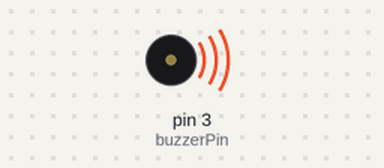
A sketch run on a simulated Arduino Uno, built with avr-gcc and run on an emulated ATmega328P. On the bench: buzzer (waves = sounding).

Above: at 0.15 s.
Timing chart, 0 to 7.1 s (numbered marks = the images above):
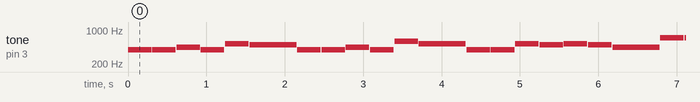

Measured:
- by itself, tone on pin 3 (buzzerPin): plays 392 Hz for 0.30 s, 392 Hz for 0.30 s, 440 Hz for 0.30 s, 392 Hz for 0.30 s, 523 Hz for 0.30 s, 494 Hz for 0.60 s … (300 notes in this stretch)

The sketch:

HappyBirthdaySong.ino
```cpp
#include "Adeept_Buzzer_For_Arduino.h"

#define G4 392
#define A4 440
#define B4 494
#define C5 523
#define D5 587
#define F5 698


int tune[] = {
  G4, G4, A4, G4, C5, B4,
  G4, G4, A4, G4, D5, C5,
  G4, G4, C5, B4, C5, B4, A4,
  F5, F5, B4, C5, D5, C5
};
float durt[] = {
  0.3, 0.3, 0.3, 0.3, 0.3, 0.6,
  0.3, 0.3, 0.3, 0.3, 0.3, 0.6,
  0.3, 0.3, 0.3, 0.3, 0.3, 0.3, 0.6,
  0.3, 0.3, 0.3, 0.3, 0.3, 0.6
};
const int buzzerPin = 3;

AdeeptBuzzer buzzer(buzzerPin);
int length = sizeof(tune) / sizeof(tune[0]);
void setup() {

}

void loop() {

  for (int i = 0; i < length; i++) {
    int duration = durt[i] * 1000;
    buzzer.playTone(tune[i], duration);
    delay(10);
  }
  delay(2000);
}
```

Adeept_Buzzer_For_Arduino.cpp
```cpp
#include "Adeept_Buzzer_For_Arduino.h"
#include <Arduino.h>

AdeeptBuzzer::AdeeptBuzzer(int pin) {
  buzzerPin = pin;
  pinMode(buzzerPin, OUTPUT);
}

void AdeeptBuzzer::playTone(int frequency, int duration) {
  tone(buzzerPin, frequency, duration);
  delay(duration);
  noTone(buzzerPin);
}
```

Adeept_Buzzer_For_Arduino.h
```cpp
// Adeept_Buzzer_For_Arduino.h
#ifndef ADEEPT_BUZZER_FOR_ARDUINO_H
#define ADEEPT_BUZZER_FOR_ARDUINO_H

class AdeeptBuzzer {
  public:
    AdeeptBuzzer(int pin);
    void playTone(int frequency, int duration);
  private:
    int buzzerPin;
};

#endif
```
